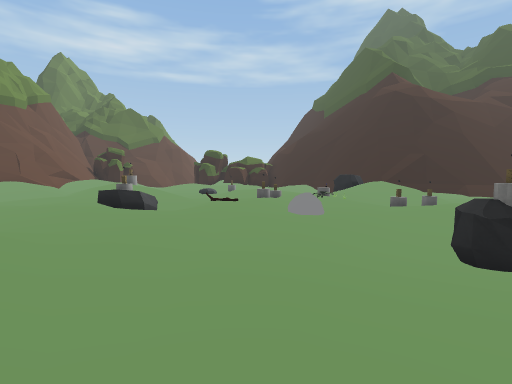
View 1 (above)

21 first-person views from a walk through a 3-D level made in the Unity game engine. The camera is 1.5 m above the floor, tilts 4° down and sees 85° across. The floor is counted in squares, 2 m on a side. Each view is taken from the middle of a square. On the plan, view 1 faces up. The plan holds only what a view shows up to about 10 squares ahead; the rest is blank. The place goes on beyond the plan. The player is left out. Some surface patterns are stand-ins.

View 2
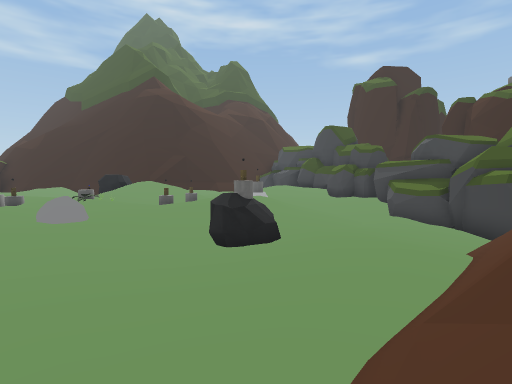

View 3
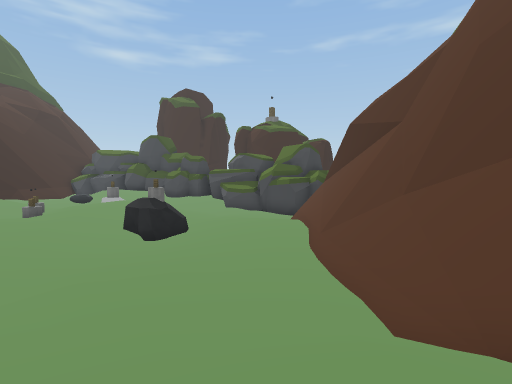

View 4
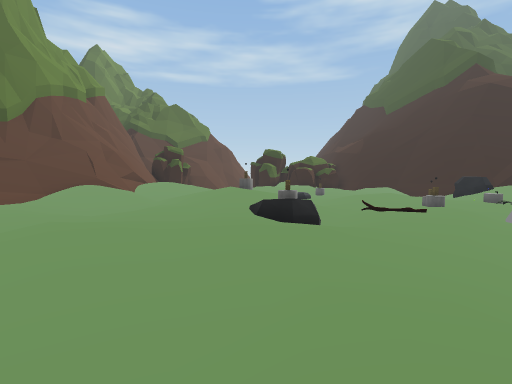

View 5
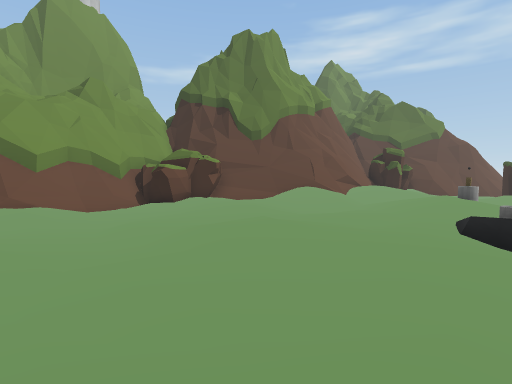

View 6
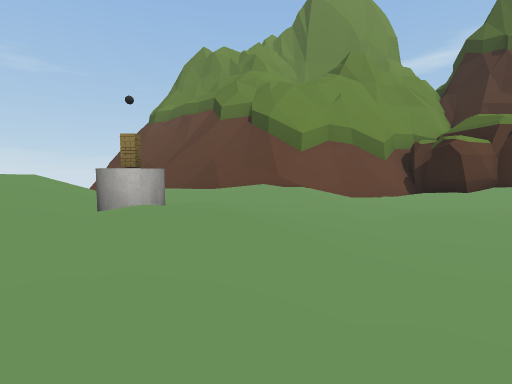

View 7
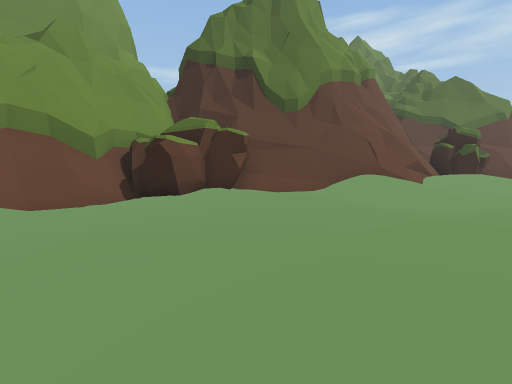

View 8
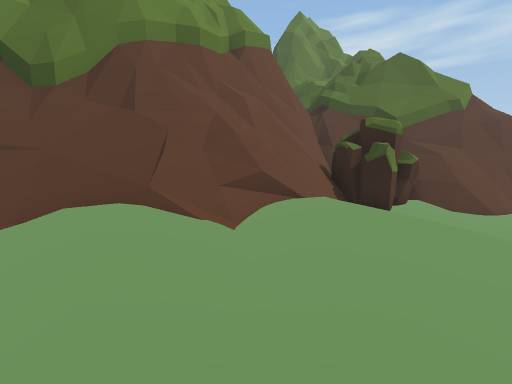

View 9
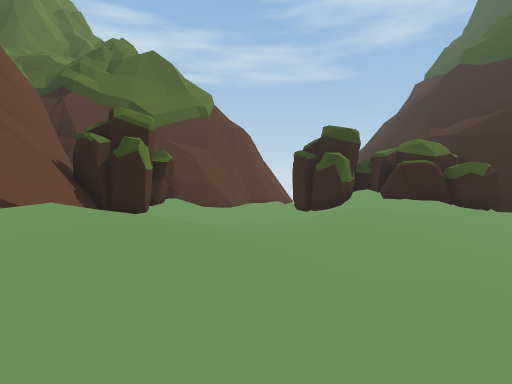

View 10
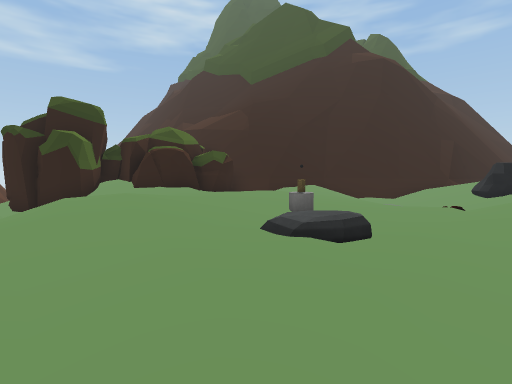

View 11
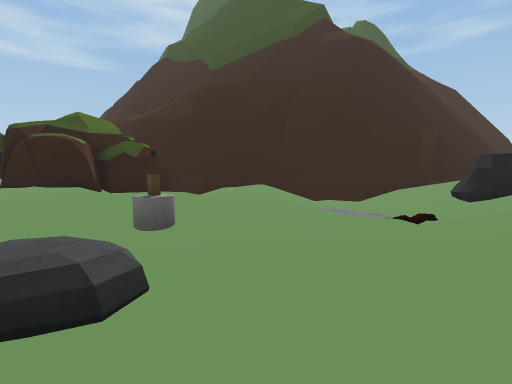

View 12
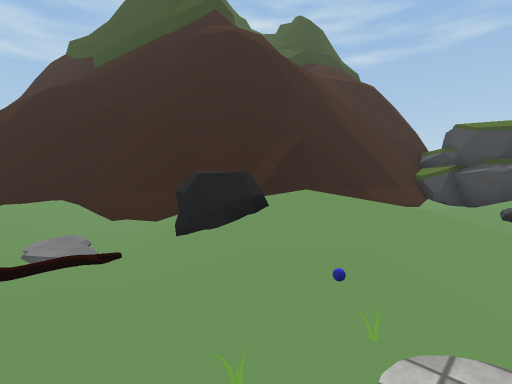

View 13
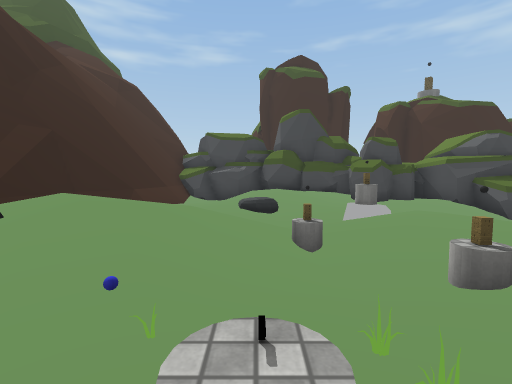

View 14
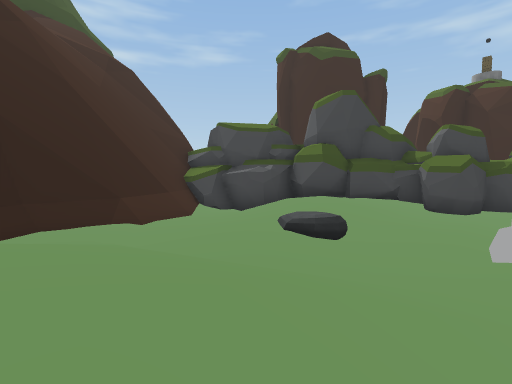

View 15
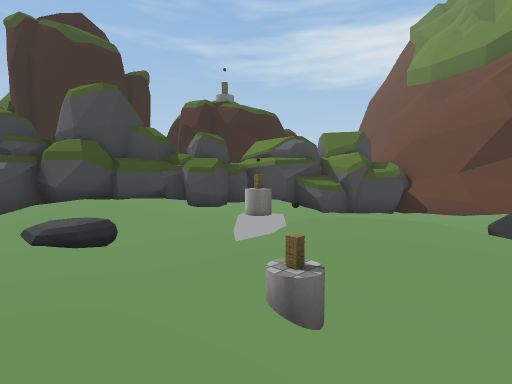

View 16
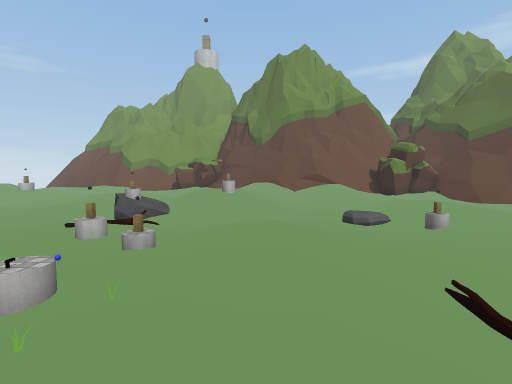

View 17
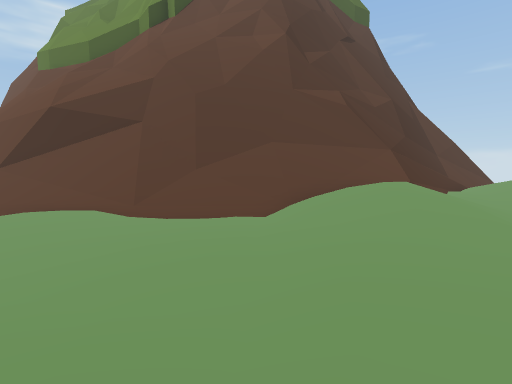

View 18
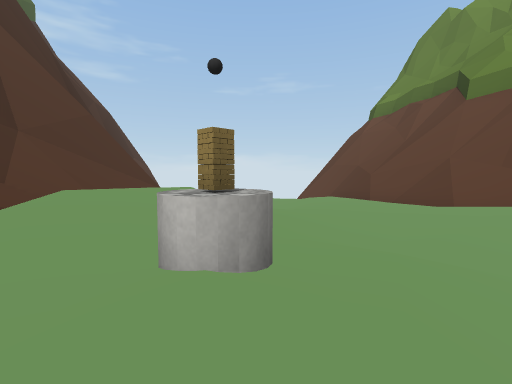

View 19
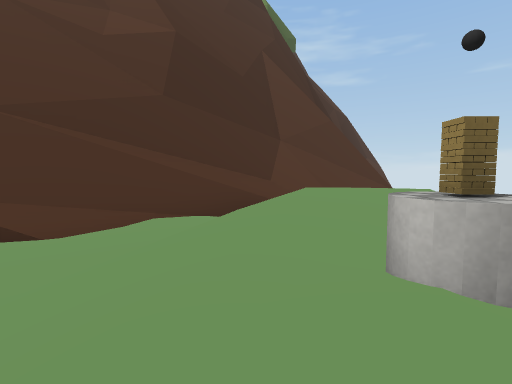

View 20
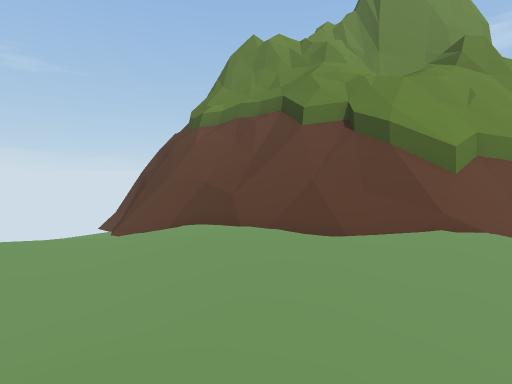

View 21
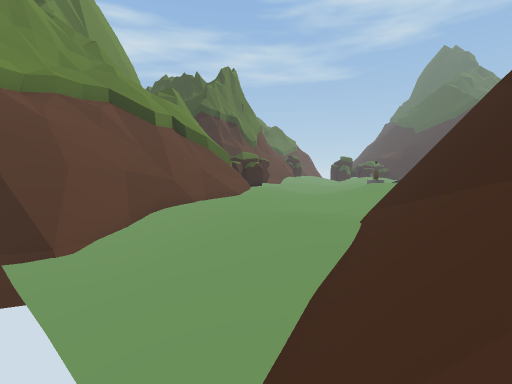

### Floor plan
Key: @ floor where view 1 was taken; # wall or solid block; . main floor; : floor 0.25 m higher than the main floor; - floor 0.25 m lower than the main floor; + floor 0.5 m higher than the main floor; _ floor 0.5 m lower than the main floor; * floor 0.75 m higher than the main floor; < floor 0.75 m lower than the main floor; % floor 1 m higher than the main floor; ( floor 1 m lower than the main floor; ! floor 1.25 m lower than the main floor; ? floor 1.5 m lower than the main floor; & floor 5 m higher than the main floor; / step, stairs or slope; = window, fence, low wall or low ledge; ^ raised ledge; v drop or lower ground; L log; R rock; C cylinder; O other object.
Columns run from 20 left of view 1 to 15 right of it. Each row starts with its distance up from view 1.
 25             # /#
 24            ## _####
 23           ##/_<(#/#####
 22          OO/_<( _.### ##
 21          OO_<<_  -./  ###
 20         ##  __-/....  ..##
 19         ##   -.:+::::.-//##
 18         #//  -.::.....-/(/##
 17         #%%%+._/---O--/((//###
 16         #/*//._--._---<(//:/####
 15         #///-_____--.-<//R*  --#####
 14        #^///..///_-.///-/R%/ ____=/#
 13       ##%//-:/ //_ :+:..:/%//_____<#
 12      ##///////%O//-/.:.O:////_---/##
 11      #/..-__.//%//--.O:C/_///_R.///#
 10      O/..-_/.:////L.O.:.O<O____/++##
  9     OOO:::...../R<-.:/RO.O/.R---.:#
  8     OO.....-/...O-..//--....OR-_-.#
  7    ##---.--/:::::.-/-__///:./ /_###
  6    ##-__--.:+:....-//</(/_ // (_-#
  5    #/-__-.-///--.-_<((!!RR(<(((/-#
  4    ##.-_____--_/:/_<<((!!((((?/###
  3    ##://---_-_//*/_<<((((<<((!/#
  2  #^##::/-.///-//%//<<((<__<((!!#
  1 ##///::.-:O:.. /%//<<<<___((!!##
  0 #&v#.:...//*/.  //##@/###### ##
 -1 ####.:..:/%/:/#####^^^^
 -2   #-.:/-// /==#^
 -3  ##-..-<// ==^^
 -4  #//-.//  /=^^
 -5 ##!//...///^
 -6 #??///:=#^^^
 -7   ?!</.##
 -8    !(</=^
 -9     (//=
-10      //
-11      /

Where each view was taken, in squares from view 1:
view 1: 0 up, 0 right, facing up
view 2: 0 up, 0 right, facing up-right
view 3: 2 up, 4 left, facing right
view 4: 2 up, 5 left, facing up
view 5: 2 up, 4 left, facing up-left
view 6: 2 up, 7 left, facing left
view 7: 4 up, 8 left, facing up-left
view 8: 12 up, 7 left, facing up-left
view 9: 13 up, 7 left, facing up
view 10: 14 up, 6 left, facing up-right
view 11: 14 up, 3 left, facing up-right
view 12: 11 up, 2 right, facing up-right
view 13: 11 up, 2 right, facing right
view 14: 12 up, 5 right, facing right
view 15: 12 up, 5 right, facing down-right
view 16: 13 up, 5 right, facing left
view 17: 8 up, 1 left, facing down
view 18: 2 up, 9 left, facing down-left
view 19: 2 up, 9 left, facing down
view 20: 1 down, 10 left, facing left
view 21: 11 down, 15 left, facing up
